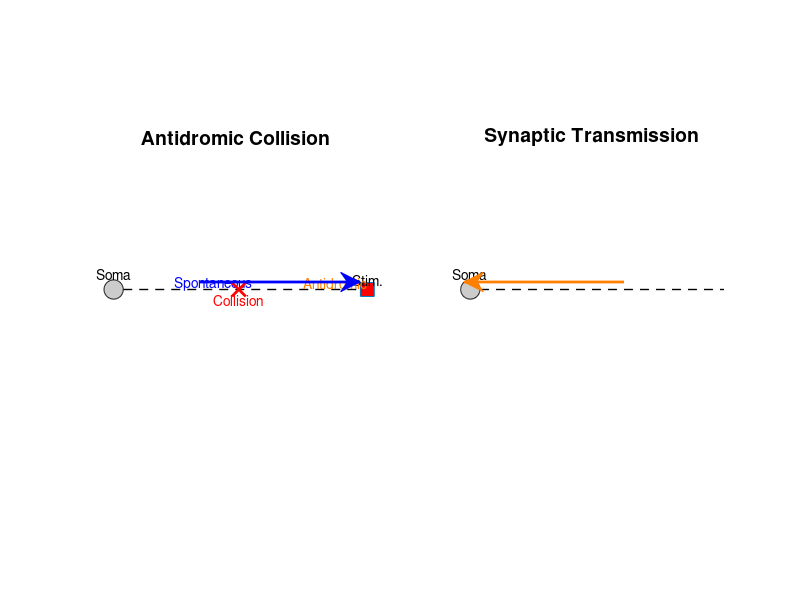

Write MATLAB code to recreate this figure. (Note: this script raises an error after producing the figure.)
figure('Color','w','Position',[100 100 1000 400])

%% Antidromic Collision Panel
subplot(1,2,1)
hold on; axis equal; axis off;
title('Antidromic Collision','FontSize',14)

% Soma
rectangle('Position',[0.8 1.2 0.6 0.6],'Curvature',[1 1],'FaceColor',[0.8 0.8 0.8])
text(1.1,2,'Soma','HorizontalAlignment','center')

% Axon
plot([1.4 9],[1.5 1.5],'k--','LineWidth',1)

% Stim site
plot(9,1.5,'s','MarkerSize',10,'MarkerFaceColor','r')
text(9,1.8,'Stim.','HorizontalAlignment','center')

% Spontaneous spike (soma to axon)
annotation('arrow',[0.25 0.45],[0.53 0.53],'Color','b','LineWidth',2)
text(3,1.7,'Spontaneous','Color','b')

% Antidromic spike (axon to soma)
annotation('arrow',[0.78 0.58],[0.53 0.53],'Color',[1 0.5 0],'LineWidth',2)
text(7,1.7,'Antidromic','Color',[1 0.5 0])

% Collision point
plot(5,1.5,'rx','MarkerSize',10,'LineWidth',2)
text(5,1.2,'Collision','HorizontalAlignment','center','Color','r')

%% Synaptic Transmission Panel
subplot(1,2,2)
hold on; axis equal; axis off;
title('Synaptic Transmission','FontSize',14)

% Soma
rectangle('Position',[0.8 1.2 0.6 0.6],'Curvature',[1 1],'FaceColor',[0.8 0.8 0.8])
text(1.1,2,'Soma','HorizontalAlignment','center')

% Axon
plot([1.4 9],[1.5 1.5],'k--','LineWidth',1)

% Stim site on presynaptic neuron
plot(9,3,'o','MarkerFaceColor','purple')
plot([9 9],[3 1.5],'Color','purple','LineWidth',2)
text(9,3.2,'Presynaptic','HorizontalAlignment','center','Color','purple')

% Spontaneous spike (soma to axon)
annotation('arrow',[0.25 0.45],[0.53 0.53],'Color','b','LineWidth',2)
text(3,1.7,'Spontaneous','Color','b')

% Synaptic input
annotation('arrow',[0.35 0.35],[0.72 0.58],'Color','g','LineWidth',2)
text(2.1,2,'Synaptic','Color','g')
